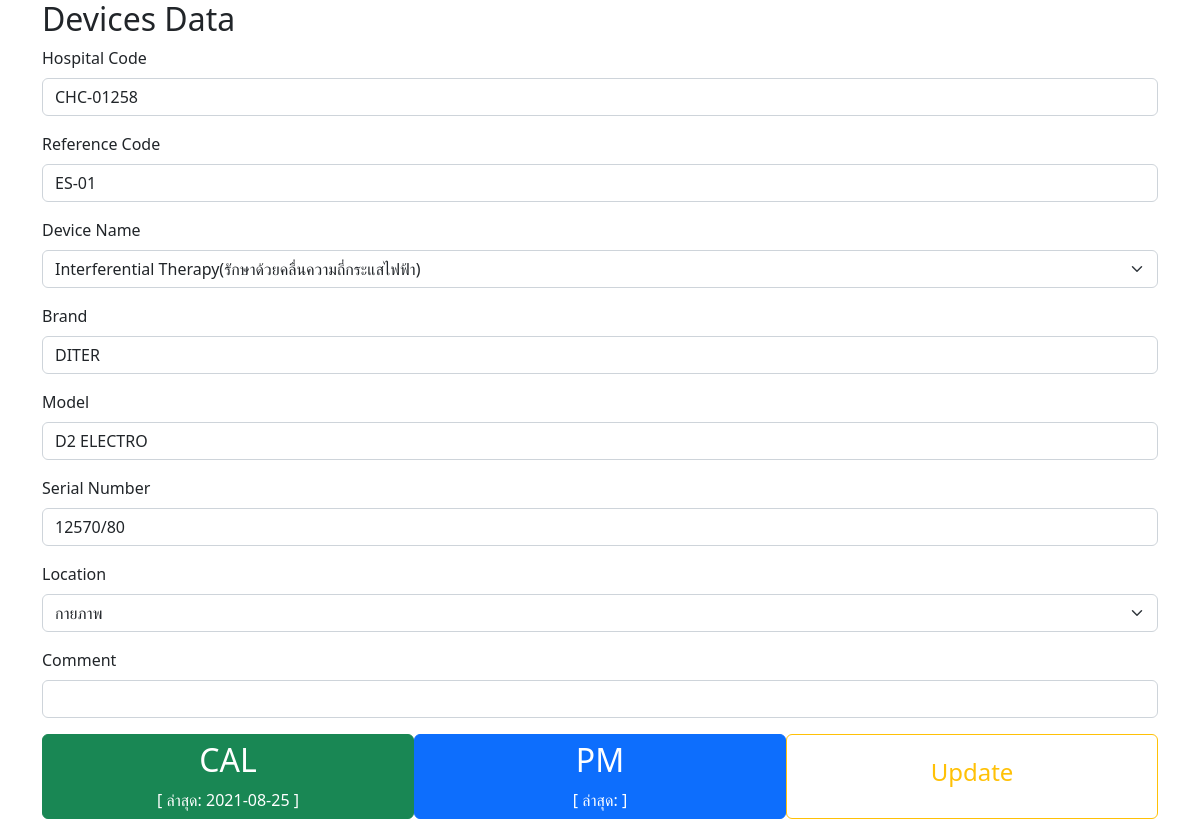
The app's page /device.php?id=CHC-01258 with its own data.
### tables this page shows
CREATE TABLE cpy(
   ID      INTEGER  NOT NULL PRIMARY KEY AUTO_INCREMENT
  ,Code    VARCHAR(20) NOT NULL
  ,Ward    VARCHAR(50)
  ,Name    VARCHAR(100)
  ,Brand   VARCHAR(50)
  ,Model   VARCHAR(50)
  ,SN      VARCHAR(50)
  ,Ref     VARCHAR(50)
  ,Caldate DATE 
  ,PMdate DATE 
  ,Comment VARCHAR(200)
);

### device.php (the view, shortened to what this page needs)
<!DOCTYPE html>
<html lang="en">
<head>
    <link rel="stylesheet" href="https://cdn.jsdelivr.net/npm/bootstrap@5.2.0/dist/css/bootstrap.min.css" />
    <link rel="stylesheet" href="https://cdn.jsdelivr.net/npm/bootstrap-icons@1.7.2/font/bootstrap-icons.css" />
    <link rel="stylesheet" href="https://cdnjs.cloudflare.com/ajax/libs/font-awesome/4.7.0/css/font-awesome.min.css" />
</head>
<body>
    <?php
    include_once("conf.php");
    $conn = new mysqli($cpy_server, $cpy_user, $cpy_pass, $cpy_db);
    $device = $_GET['id'];
    $sql = "SELECT * FROM cpy WHERE Code = '" . $device . "'";
    $result = mysqli_query($conn, $sql);
    if ($row = mysqli_fetch_array($result)) {
        if ($row['Name'] == "Bedside Monitor" || $row['Name'] == "Vital Signs Monitor" || $row['Name'] == "Monitor(MRI)" || $row['Name'] == "Monitor CT") {
            $cal_selector = "bsm";
        } elseif ($row['Name'] == "Digital Blood Pressure" || $row['Name'] == "Ambulatory Blood Pressure Monitoring(บันทึกความดัน)") {
            $cal_selector = "nibp";
        } elseif ($row['Name'] == "Ankle brachial index(เครื่องตรวจสมรรถภาพหลอดเลือดแดง)") {
            $cal_selector = "cavi";
        } elseif ($row['Name'] == "Pulse Oximeter") {
            $cal_selector = "po";
        } elseif ($row['Name'] == "Electrocardiograph" || $row['Name'] == "Holter Recorder(บันทึกคลื่นไฟฟ้าหัวใจ)") {
            $cal_selector = "ecg";
        } elseif (
            $row['Name'] == "Blood warmer(เครื่องอุ่นสารให้เลือด)" || $row['Name'] == "Hypo / Hyperthermia" || $row['Name'] == "อ่างแช่พาราฟิน (Parafin Bath)"
            || $row['Name'] == "Cloth warmer(เครื่องอุ่นผ้า)" || $row['Name'] == "Hydrocollator(เครื่องต้มแผ่นให้ความร้อน)"
        ) {
            $cal_selector = "temp";
        } elseif ($row['Name'] == "Infant Incubator(ตู้อบเด็กทารก)" || $row['Name'] == "Infant Warmer (ช่วยเด็กแรกเกิด)" || $row['Name'] == "Radiant warmer(ให้ความอบอุ่นเด็กด้วยแสง)") {
            $cal_selector = "infant_incu";
        } elseif ($row['Name'] == "Centrifuge") {
            $cal_selector = "cen";
        } elseif ($row['Name'] == "Fetal Doppler" || $row['Name'] == "Fetal Monitor(เครื่องฟังเสียงหัวใจเด็ก)") {
            $cal_selector = "fetal";
        } elseif ($row['Name'] == "Electrosurgical Unit (ตัดจี้ด้วยไฟฟ้า)") {
            $cal_selector = "esu";
        } elseif ($row['Name'] == "Sphygmomanometer" || $row['Name'] == "Neopuff" || $row['Name'] == "Aspirators" || $row['Name'] == "Pressure Cuff" || $row['Name'] == "Vacuum Extractor (เครื่องช่วยคลอดโดยใช้แรงดูด)") {
            $cal_selector = "pressure";
        } elseif ($row['Name'] == "Spiro meter") {
            $cal_selector = "spiro";
        } elseif ($row['Name'] == "Traction (ชุดดึงคอและหลังอัตโนมัติ)") {
            $cal_selector = "traction";
        } elseif ($row['Name'] == "PaceMaker (เครื่องกระตุ้นหัวใจ)") {
            $cal_selector = "pace";
        } else {
            $cal_selector = "error";
        }
    ?>
        <form action="update_data.php" method="post">
            <div class="container">
                <h2>Devices Data</h2>
                <div class="mb-3">
                    <label for="hos_code" class="form-label">Hospital Code</label>
                    <input type="text" class="form-control" name="hosp_code" placeholder="CHC-00000" value="<?php echo $row['Code']; ?>" readonly>
                </div>
                <div class="mb-3">
                    <label for="ref_code" class="form-label">Reference Code</label>
                    <input type="text" class="form-control" name="ref_code" placeholder="CPY-XX-00" value="<?php echo $row['Ref']; ?>">
                </div>
                <div class="mb-3">
                    <label for="ref_code" class="form-label">Device Name</label>
                    <select name="name" class="form-select" aria-label="">
                        <option selected><?php echo $row['Name']; ?></option>
                    </select>
                </div>
                <div class="mb-3">
                    <label for="brand" class="form-label">Brand</label>
                    <input type="text" class="form-control" name="brand" placeholder="" value="<?php echo $row['Brand']; ?>">
                </div>
                <div class="mb-3">
                    <label for="model" class="form-label">Model</label>
                    <input type="text" class="form-control" name="model" placeholder="" value="<?php echo $row['Model']; ?>">
                </div>
                <div class="mb-3">
                    <label for="sn" class="form-label">Serial Number</label>
                    <input type="text" class="form-control" name="sn" placeholder="" value="<?php echo $row['SN']; ?>">
                </div>
                <div class="mb-3">
                    <label for="loc" class="form-label">Location</label>
                    <select name="loc" class="form-select" aria-label="">
                        <option selected><?php echo $row['Ward']; ?></option>
                    </select>
                </div>
                <div class="mb-3">
                    <label for="comment" class="form-label">Comment</label>
                    <input type="text" class="form-control" name="comment" placeholder="" value="<?php echo $row['Comment']; ?>">
                </div>
                <div class="d-flex justify-content-between">
                    <button type="button" class="btn btn-success col-4" onclick="window.open('cal_'+'<?php echo $cal_selector ?>'+'.php?Code='+'<?php echo $row['Code']; ?>')">
                        <h2>CAL</h2> [ ล่าสุด: <?php echo $row['Caldate']; ?> ]
                    </button>
                    <button type="button" class="btn btn-primary col-4" onclick="window.open('pm_'+'<?php echo $cal_selector ?>'+'.php?Code='+'<?php echo $row['Code']; ?>')">
                        <h2>PM</h2> [ ล่าสุด: <?php echo $row['PMdate']; ?> ]
                    </button>
                    <button type="submit" class="btn btn-outline-warning col-4"><h4>Update</h4></button>
                </div>
            </div>
        </form>
    <?php
    } else {
        echo "ไม่พบข้อมูล";
    }
    ?>
</body>
</html>

### records on screen
cpy: hosp_code "CHC-01258", ref_code "ES-01", name "Interferential Therapy(รักษาด้วยคลื่นความถี่กระแสไฟฟ้า)", brand "DITER", model "D2 ELECTRO", sn "12570/80", loc "กายภาพ", Caldate "2021-08-25"
